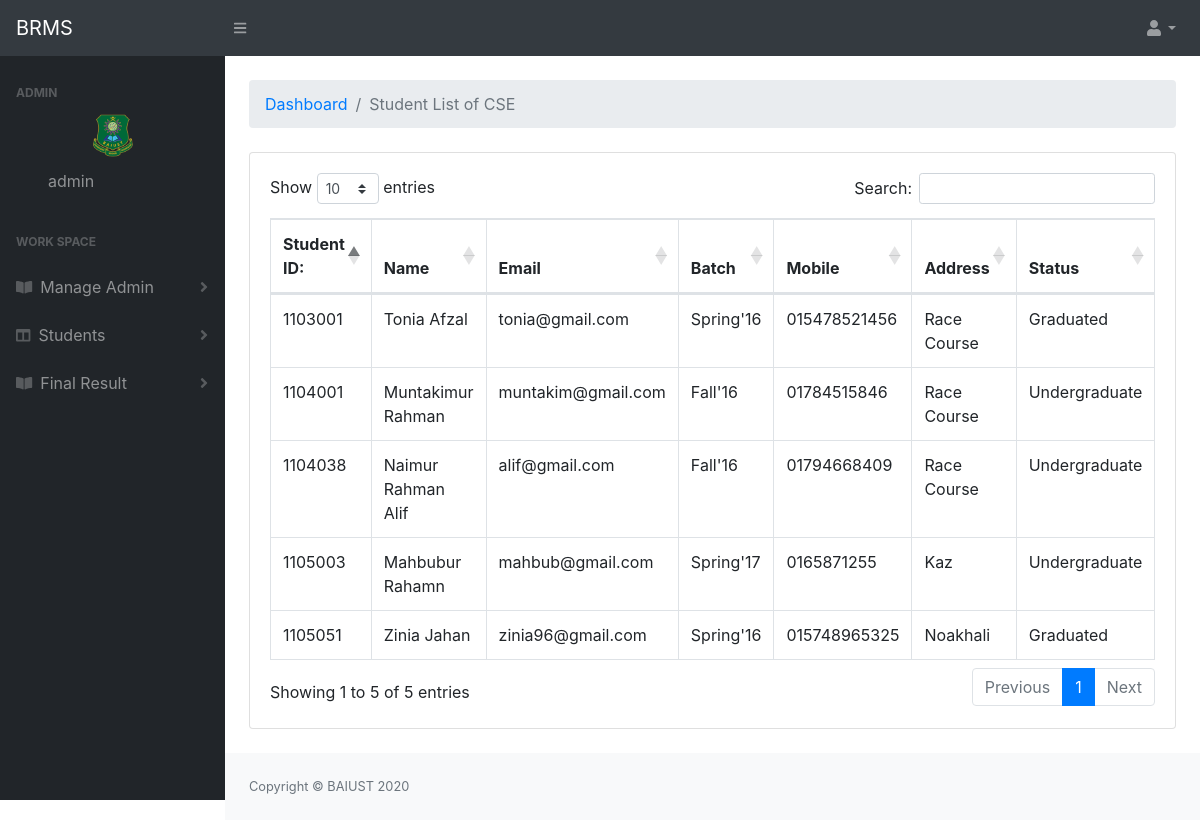
/CSE.php (signed in), run on the app's committed database.
### tables this page shows
CREATE TABLE `student` (
  `id` int(11) NOT NULL,
  `s_id` varchar(255) NOT NULL,
  `name` varchar(255) NOT NULL,
  `email` varchar(255) DEFAULT NULL,
  `batch` enum('Spring''15','Fall''15','Spring''16','Fall''16','Spring''17','Fall''17','Spring''18','Fall''18','Spring''19','Fall''19','Spring''20','Fall''20') NOT NULL,
  `dept` enum('CSE','EEE','CE','DBA','ENG','LAW') DEFAULT NULL,
  `level` enum('1','2','3','4','Graduated') DEFAULT NULL,
  `term` enum('I','II','Graduated') DEFAULT NULL,
  `password` varchar(255) NOT NULL,
  `mobile` varchar(255) DEFAULT NULL,
  `address` varchar(255) DEFAULT NULL,
  `status` enum('Graduated','Undergraduate') NOT NULL,
  `CGPA` varchar(10) DEFAULT NULL
);

### dbconnection/dbconnection.php (called while the page is built, shortened)
<?php
class Dbconnection{
    public function __construct(){
        try{
            $this->db = new PDO('mysql:host=localhost;dbname=BRMS','root','');
        }
        catch(PDOExection $e){
            echo "Error Found ..!";
        }
    }
}
?>

### model/students.php (called while the page is built, shortened)
<?php
class Students extends Dbconnection{
    protected $stbname ="student";
    public function getUserByDept($dept){
        $sql = "SELECT * FROM ".$this->stbname." WHERE dept=?";
        $query = $this->db->prepare($sql);
        $query->execute([$dept]);
        $data = $query->fetchAll(PDO::FETCH_ASSOC);
        return $data ? $data : [];
     }
}
?>

### CSE.php (the view, shortened to what this page needs)
<?php
  include('dbconnection/dbconnection.php');
  include('model/students.php');
  $students = new Students();
  $all = $students->getUserByDept('CSE');
 ?>
<!DOCTYPE html>
<html lang="en">
    <head>
        <link href="css/styles.css" rel="stylesheet" />
        <link href="https://cdn.datatables.net/1.10.20/css/dataTables.bootstrap4.min.css" rel="stylesheet" />
    </head>
    <body class="sb-nav-fixed">
        <?php include('include/topbar.php') ?>
        <div id="layoutSidenav">
        <?php include('include/sidebar.php') ?>
            <div id="layoutSidenav_content">
                <main>
                <div class="container-fluid">
                    <ol class="breadcrumb mb-4 mt-4">
                        <li class="breadcrumb-item"><a href="index.php">Dashboard</a></li>
                        <li class="breadcrumb-item active">Student List of CSE</li>
                    </ol>
                    <div class="card mb-4">
                        <div class="card-body">
                            <div class="table-responsive">
                                <table class="table table-bordered" id="dataTable" width="100%" cellspacing="0">
                                    <thead>
                                        <tr>
                                            <th>Student ID:</th>
                                            <th>Name</th>
                                            <th>Email</th>
                                            <th>Batch</th>
                                            <th>Mobile</th>
                                            <th>Address</th>
                                            <th>Status</th>
                                        </tr>
                                    </thead>
                                    <tbody>
                                    <?php foreach($all as $data) { ?>
                                        <tr>
                                        <td><?php echo $data['s_id'] ?></td>
                                            <td><?php echo $data['name'] ?></td>
                                            <td><?php echo $data['email'] ?></td>
                                            <td><?php echo $data['batch'] ?></td>
                                            <td><?php echo $data['mobile'] ?></td>
                                            <td><?php echo $data['address'] ?></td>
                                            <td><?php echo $data['status'] ?></td>
                                        </tr>
                                    <?php } ?>
                                    </tbody>
                                </table>
                            </div>
                        </div>
                    </div>
                </div>
                </main>
                <?php include('include/footer.php') ?>
            </div>
        </div>
    </body>
</html>

### include/topbar.php (shortened to what this page needs)
<nav class="sb-topnav navbar navbar-expand navbar-dark bg-dark">
            <a class="navbar-brand" href="index.php" title="BAIUST Result Management System">BRMS</a>
            <button class="btn btn-link btn-sm order-1 order-lg-0" id="sidebarToggle" href="#">
                <i class="fas fa-bars"></i>
            </button
            >
            <ul class="navbar-nav ml-auto ml-md-0">
                <li class="nav-item dropdown">
                    <a class="nav-link dropdown-toggle" id="userDropdown" href="#" role="button" data-toggle="dropdown" aria-haspopup="true" aria-expanded="false"><i class="fas fa-user fa-fw"></i></a>
                </li>
            </ul>
        </nav>

### include/sidebar.php (shortened to what this page needs)
<div id="layoutSidenav_nav">
                <nav class="sb-sidenav accordion sb-sidenav-dark" id="sidenavAccordion">
                    <div class="sb-sidenav-menu">
                        <div class="nav">
                            <div class="sb-sidenav-menu-heading">Admin</div>
                            <div class="text-center">
                            <img src="photos/baiust.png" alt="sdv" width="40px" class="round ">
                            <a class="nav-link ml-4" href="#" ><div class="sb-nav-link-icon"></div>
                                    <?php echo $_SESSION['name']; ?>
                                </a>
                            </div>
                            <div class="sb-sidenav-menu-heading">Work Space</div>
                            <a class="nav-link collapsed" href="#" data-toggle="collapse" data-target="#collapsePages2" aria-expanded="false" aria-controls="collapsePages"
                                ><div class="sb-nav-link-icon"><i class="fas fa-book-open"></i></div>
                                Manage Admin
                                <div class="sb-sidenav-collapse-arrow"><i class="fas fa-angle-down"></i></div
                            ></a>
                            <a class="nav-link collapsed" href="#" data-toggle="collapse" data-target="#collapseLayouts" aria-expanded="false" aria-controls="collapseLayouts"
                                ><div class="sb-nav-link-icon"><i class="fas fa-columns"></i></div>
                                Students
                                <div class="sb-sidenav-collapse-arrow"><i class="fas fa-angle-down"></i></div
                            ></a>
                            <a class="nav-link collapsed" href="#" data-toggle="collapse" data-target="#collapsePages" aria-expanded="false" aria-controls="collapsePages"
                                ><div class="sb-nav-link-icon"><i class="fas fa-book-open"></i></div>
                                Final Result
                                <div class="sb-sidenav-collapse-arrow"><i class="fas fa-angle-down"></i></div
                            ></a>
                    </div>
                </nav>
            </div>

### include/footer.php
<footer class="py-4 bg-light mt-auto">
    <div class="container-fluid">
        <div class="d-flex align-items-center justify-content-between small">
            <div class="text-muted">Copyright &copy; BAIUST 2020</div>
        </div>
    </div>
</footer>

### data on the page
student: s "1104038", name "Naimur Rahman Alif", email "alif@gmail.com", batch "Fall'16", mobile "01794668409", address "Race Course", status "Undergraduate"
student: s "1105003", name "Mahbubur Rahamn", email "mahbub@gmail.com", batch "Spring'17", mobile "0165871255", address "Kaz", status "Undergraduate"
student: s "1103001", name "Tonia Afzal", email "tonia@gmail.com", batch "Spring'16", mobile "015478521456", address "Race Course", status "Graduated"
student: s "1105051", name "Zinia Jahan", email "zinia96@gmail.com", batch "Spring'16", mobile "015748965325", address "Noakhali", status "Graduated"
student: s "1104001", name "Muntakimur Rahman", email "muntakim@gmail.com", batch "Fall'16", mobile "01784515846", address "Race Course", status "Undergraduate"

### other printed values
$_SESSION['name'] "admin"
